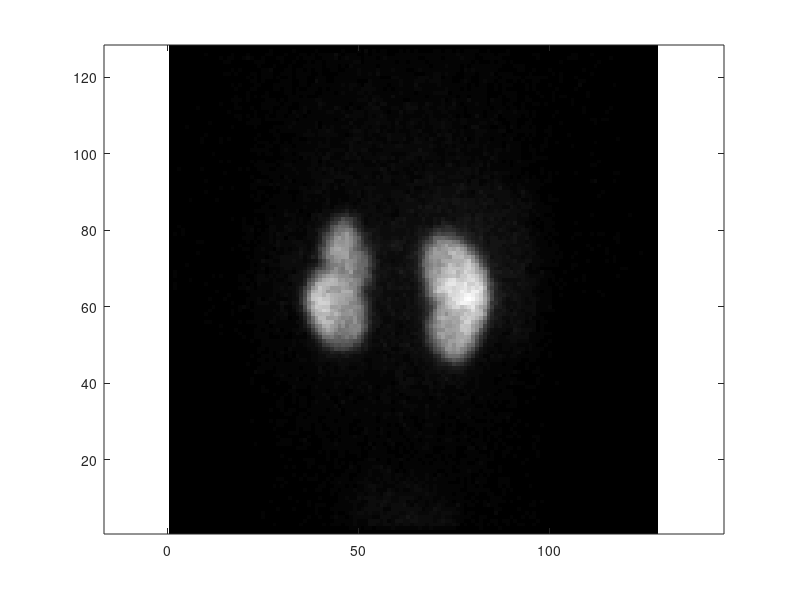

Source code (MATLAB): (Note: this script raises an error after producing the figure.)
load('reference_shapes.mat');
load('dmsa_images.mat')
load('models.mat');

figure
imagesc(dmsa_images(:,:,1))
colormap(gray)
axis xy
hold on
axis equal

test = complex(reference_shapes.shape6(:,1), reference_shapes.shape6(:,2)); 
drawshape_comp(test,[1 14 1],'.-r')
